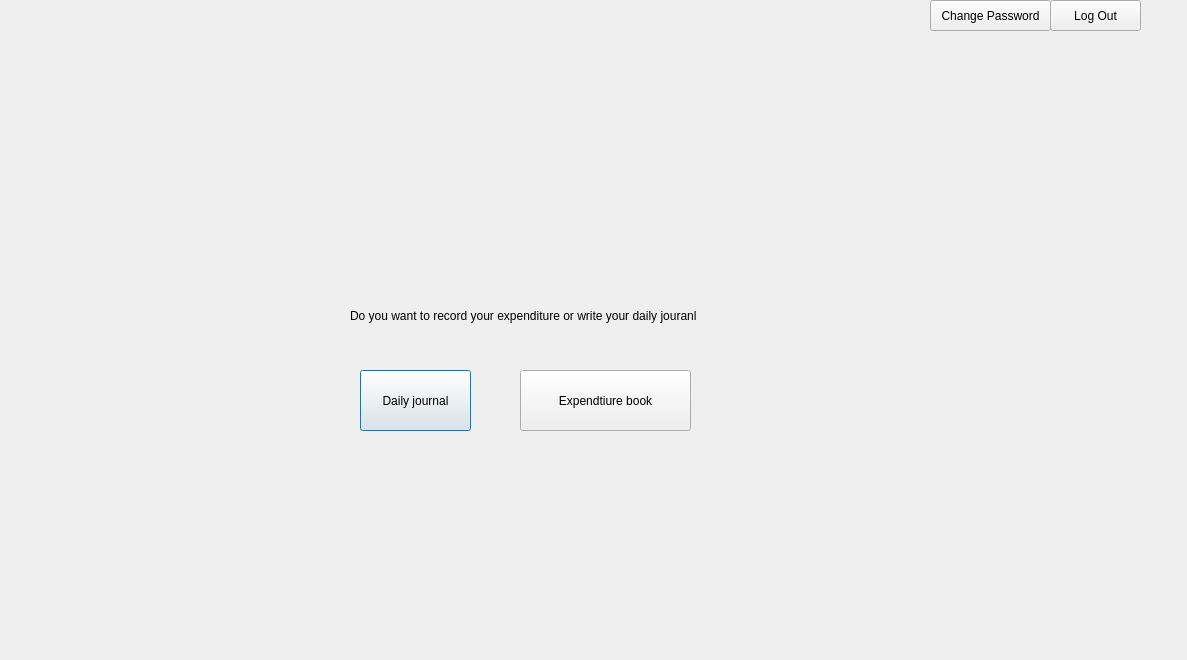
<?xml version="1.0" encoding="UTF-8"?>
<ui version="4.0">
 <class>Second</class>
 <widget class="QDialog" name="Second">
  <property name="geometry">
   <rect>
    <x>0</x>
    <y>0</y>
    <width>1187</width>
    <height>660</height>
   </rect>
  </property>
  <property name="windowTitle">
   <string>Dialog</string>
  </property>
  <widget class="QLabel" name="label">
   <property name="geometry">
    <rect>
     <x>350</x>
     <y>300</y>
     <width>411</width>
     <height>31</height>
    </rect>
   </property>
   <property name="text">
    <string>Do you want to record your expenditure or write your daily jouranl</string>
   </property>
  </widget>
  <widget class="QPushButton" name="pushButton">
   <property name="geometry">
    <rect>
     <x>360</x>
     <y>370</y>
     <width>111</width>
     <height>61</height>
    </rect>
   </property>
   <property name="text">
    <string>Daily journal</string>
   </property>
  </widget>
  <widget class="QPushButton" name="pushButton_2">
   <property name="geometry">
    <rect>
     <x>520</x>
     <y>370</y>
     <width>171</width>
     <height>61</height>
    </rect>
   </property>
   <property name="text">
    <string>Expendtiure book</string>
   </property>
  </widget>
  <widget class="QPushButton" name="pushButton_3">
   <property name="geometry">
    <rect>
     <x>930</x>
     <y>0</y>
     <width>121</width>
     <height>31</height>
    </rect>
   </property>
   <property name="text">
    <string>Change Password</string>
   </property>
  </widget>
  <widget class="QPushButton" name="pushButton_4">
   <property name="geometry">
    <rect>
     <x>1050</x>
     <y>0</y>
     <width>91</width>
     <height>31</height>
    </rect>
   </property>
   <property name="text">
    <string>Log Out</string>
   </property>
  </widget>
 </widget>
 <resources/>
 <connections/>
</ui>
